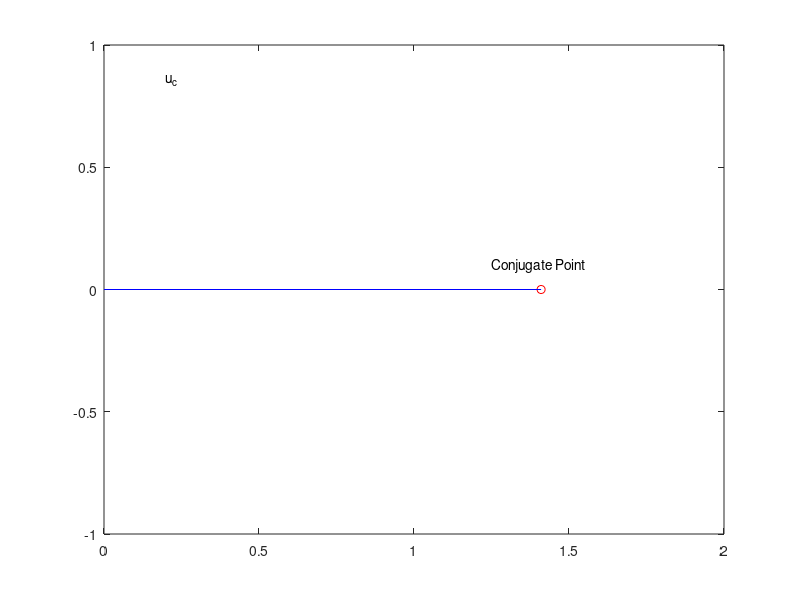

Reproduce this figure in MATLAB. (Note: this script raises an error after producing the figure.)
% Script f08_11.m; Zermelo pb w. sinusoidal current; problem 
% with a conjugate point;                        3/93, 4/4/02
%
tf1=(pi/sqrt(2))*[1.01 1.2:.2:1.8]; N=length(tf1);
name='zrm_sin'; s0=[0 0]'; 
optn=optimset('Display','Iter','MaxIter',100);
p0=[1 0.1804 -0.1800; 1 0.8241 -0.8231; 1 1.1614 -1.1606; ...
    1 1.3829 -1.3825; 1 1.5260 -1.5261];
yc=[-1:.02:1]; uc=(sin(yc*pi/2)).^2;
ya=[-1:.2:1]; ua=(sin(ya*pi/2)).^2;
%
figure(1); clf; plot(1.41,0,'ro',[0 1.41],[0 0],'b'); hold on
text(1.25,.1,'Conjugate Point'); text(.2,.86,'u_c'); 
figure(2); clf;
for i=1:N, tf=tf1(i);  
 p=fsolve('fopcf',p0(i,:),optn,name,s0,tf);
 [f,t,y1]=fopcf(p,name,s0,tf); x=2*y1(:,1)/pi; y=2*y1(:,2)/pi;
 th=atan(y1(:,4)); p1(i,:)=p; figure(1); plot(x,y,'b',x,-y,'b'); 
 figure(2); subplot(211), plot(t,th); hold on
end
for i=1:11, figure(1); pltarrow([0 ua(i)],[ya(i) ya(i)],...
   .06,'k','-'); end; grid; xlabel('2x/\pi'); ylabel('2y/\pi')
axis([0 3.2 -1 1]); hold off 
print -deps2 \book_do\figures\f08_11
figure(2); grid; xlabel('Time'); ylabel('\theta (rad)'); 
hold off
